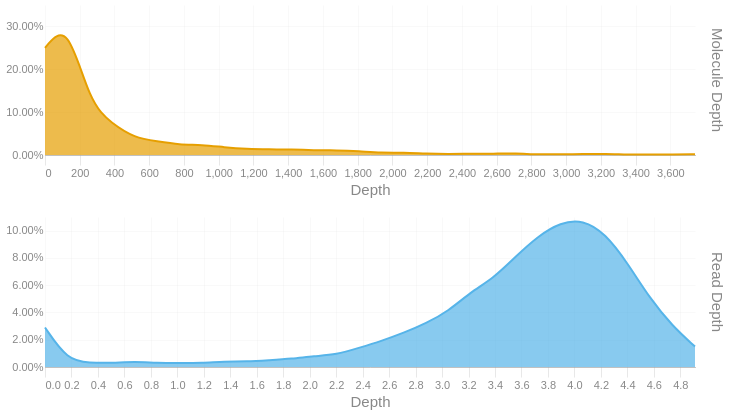

Write notebook code for a chart like this one.
### Code cell
readdep = depth_hist(tb['Read Depth'], q99, 3)
readdep = readdep.with_columns(pl.lit('Read Depth').alias('Metric'))
if not SKIPLR:
    moldep = depth_hist(tb['Molecule Depth'], mol_q99, 1)
    moldep = moldep.with_columns(pl.lit('Molecule Depth').alias('Metric'))
    _hist = pl.concat([readdep, moldep])
    _hist = _hist.filter(pl.col('Proportion') != 0)
    with SafeRender(_hist):
        (
            alt.Chart(_hist)        
            .mark_area(interpolate = "basis")
            .encode(
                x=alt.X('Bin:Q').scale(domainMin=0).axis(alt.Axis(title='Depth')),
                y = alt.Y('Proportion:Q', title = None).axis(format = '.2%'),
                color = alt.Color('Metric:N').legend(None),
                row = alt.Row("Metric:N").header(title = None, labelOrient = 'right'),
                tooltip = [
                    alt.Tooltip("Metric:N", title = "Metric"),
                    alt.Tooltip('Interval:N', title = "Depth Interval"),
                    alt.Tooltip('Proportion:Q', title = "% Alignments").format('.2%')
                ]
            )
            .resolve_scale(x='independent', y='independent')
            .properties(
                height = 150, width = 650,
                usermeta={'embedOptions': {'downloadFileName': f'{samplename}.depth.hist'}}
            )
        ).display()
else:
    readdep = readdep.filter(pl.col('Proportion') != 0)
    with SafeRender(readdep):
        (
            alt.Chart(readdep)        
            .mark_area(interpolate = "basis")
            .encode(
                x=alt.X('Bin:Q').scale(domainMin=0).axis(alt.Axis(title='Depth')),
                y = alt.Y('Proportion:Q', title = None).axis(format = '.2%'),
                tooltip = [
                    alt.Tooltip('Interval:N', title = "Depth Interval"),
                    alt.Tooltip('Proportion:Q', title = "% Alignments").format('.2%')
                ]
            )
            .properties(
                usermeta={'embedOptions': {'downloadFileName': f'{samplename}.depth.hist'}}
            )
        ).display()

### Figure 1 — Vega-Lite specification as saved in the notebook (floating-point values rounded to 4 significant figures)
{"width": 650, "height": 150, "config": {"title": {"anchor": "start", "dy": -15, "fontSize": 18, "color": "#888888", "subtitleColor": "#888888", "subtitleFontSize": 14}, "arc": {"fill": "#0072B2"}, "axis": {"domainColor": "#888888", "domainWidth": 0.5, "gridWidth": 0.2, "grid": false, "titleFontWeight": 400, "titleFontSize": 15, "labelFontSize": 11, "labelColor": "#888888", "tickColor": "#888888", "tickWidth": 0.2, "titleColor": "#888888"}, "axisBand": {"grid": false}, "axisX": {"grid": true, "tickSize": 10, "domainCap": "round"}, "axisY": {"domain": false, "grid": true, "tickSize": 0, "domainCap": "round"}, "background": "transparent", "header": {"labelFontSize": 15, "labelColor": "#888888", "titleFontSize": 15, "titleFontWeight": 600, "titleColor": "#888888"}, "legend": {"labelFont": "sans-serif", "labelFontSize": 12, "labelColor": "#888888", "symbolSize": 100, "symbolType": "circle", "titleFontSize": 12, "titlePadding": 10, "titleColor": "#888888", "title": null}, "range": {"category": ["#E69F00", "#56B4E9", "#009E73", "#F0E442", "#0072B2", "#D55E00", "#CC79A7", "#000000"], "diverging": ["#cfe8f3", "#a2d4ec", "#73bfe2", "#46abdb", "#1696d2", "#12719e"]}, "area": {"fill": "#0072B2", "fillOpacity": 0.7, "line": true, "strokeOpacity": 0.7}, "line": {"color": "#0072B2", "stroke": "#0072B2", "strokeWidth": 2}, "trail": {"color": "#0072B2", "stroke": "#0072B2", "strokeWidth": 0, "size": 1}, "point": {"filled": true, "fillOpacity": 1.0, "size": 95}, "text": {"color": "#888888", "fontSize": 11, "align": "right", "fontWeight": 400, "size": 11}, "bar": {"fill": "#0072B2", "stroke": null}, "view": {"stroke": null, "continuousWidth": 660, "continuousHeight": 400}}, "data": {"name": "data-401cb7f6e0e74a6f9a5a4ee14cd81324"}, "mark": {"type": "area", "interpolate": "basis"}, "encoding": {"color": {"field": "Metric", "legend": null, "type": "nominal"}, "row": {"field": "Metric", "header": {"title": null, "labelOrient": "right"}, "type": "nominal"}, "tooltip": [{"field": "Metric", "title": "Metric", "type": "nominal"}, {"field": "Interval", "title": "Depth Interval", "type": "nominal"}, {"field": "Proportion", "format": ".2%", "title": "% Alignments", "type": "quantitative"}], "x": {"axis": {"title": "Depth"}, "field": "Bin", "scale": {"domainMin": 0}, "type": "quantitative"}, "y": {"axis": {"format": ".2%"}, "field": "Proportion", "title": null, "type": "quantitative"}}, "resolve": {"scale": {"x": "independent", "y": "independent"}}, "usermeta": {"embedOptions": {"downloadFileName": "S3_Cooper_1782.depth.hist"}}, "$schema": "https://vega.github.io/schema/vega-lite/v6.1.0.json", "datasets": {"data-401cb7f6e0e74a6f9a5a4ee14cd81324": [{"Bin": 0.0, "Interval": "0.0-0.169", "Proportion": 0.029, "Metric": "Read Depth"}, {"Bin": 0.169, "Interval": "0.169-0.339", "Proportion": 0.005, "Metric": "Read Depth"}, {"Bin": 0.339, "Interval": "0.339-0.508", "Proportion": 0.003, "Metric": "Read Depth"}, {"Bin": 0.508, "Interval": "0.508-0.677", "Proportion": 0.003, "Metric": "Read Depth"}, {"Bin": 0.677, "Interval": "0.677-0.847", "Proportion": 0.004, "Metric": "Read Depth"}, {"Bin": 0.847, "Interval": "0.847-1.016", "Proportion": 0.003, "Metric": "Read Depth"}, {"Bin": 1.016, "Interval": "1.016-1.185", "Proportion": 0.003, "Metric": "Read Depth"}, {"Bin": 1.185, "Interval": "1.185-1.355", "Proportion": 0.003, "Metric": "Read Depth"}, {"Bin": 1.355, "Interval": "1.355-1.524", "Proportion": 0.004, "Metric": "Read Depth"}, {"Bin": 1.524, "Interval": "1.524-1.693", "Proportion": 0.004, "Metric": "Read Depth"}, {"Bin": 1.693, "Interval": "1.693-1.863", "Proportion": 0.005, "Metric": "Read Depth"}, {"Bin": 1.863, "Interval": "1.863-2.032", "Proportion": 0.006, "Metric": "Read Depth"}, {"Bin": 2.032, "Interval": "2.032-2.201", "Proportion": 0.008, "Metric": "Read Depth"}, {"Bin": 2.201, "Interval": "2.201-2.371", "Proportion": 0.009, "Metric": "Read Depth"}, {"Bin": 2.371, "Interval": "2.371-2.54", "Proportion": 0.014, "Metric": "Read Depth"}, {"Bin": 2.54, "Interval": "2.54-2.709", "Proportion": 0.019, "Metric": "Read Depth"}, {"Bin": 2.709, "Interval": "2.709-2.879", "Proportion": 0.025, "Metric": "Read Depth"}, {"Bin": 2.879, "Interval": "2.879-3.048", "Proportion": 0.032, "Metric": "Read Depth"}, {"Bin": 3.048, "Interval": "3.048-3.217", "Proportion": 0.041, "Metric": "Read Depth"}, {"Bin": 3.217, "Interval": "3.217-3.387", "Proportion": 0.055, "Metric": "Read Depth"}, {"Bin": 3.387, "Interval": "3.387-3.556", "Proportion": 0.065, "Metric": "Read Depth"}, {"Bin": 3.556, "Interval": "3.556-3.725", "Proportion": 0.081, "Metric": "Read Depth"}, {"Bin": 3.725, "Interval": "3.725-3.895", "Proportion": 0.096, "Metric": "Read Depth"}, {"Bin": 3.895, "Interval": "3.895-4.064", "Proportion": 0.106, "Metric": "Read Depth"}, {"Bin": 4.064, "Interval": "4.064-4.233", "Proportion": 0.108, "Metric": "Read Depth"}, {"Bin": 4.233, "Interval": "4.233-4.403", "Proportion": 0.098, "Metric": "Read Depth"}, {"Bin": 4.403, "Interval": "4.403-4.572", "Proportion": 0.076, "Metric": "Read Depth"}, {"Bin": 4.572, "Interval": "4.572-4.741", "Proportion": 0.05, "Metric": "Read Depth"}, {"Bin": 4.741, "Interval": "4.741-4.911", "Proportion": 0.03, "Metric": "Read Depth"}, {"Bin": 4.911, "Interval": "4.911-5.08", "Proportion": 0.015, "Metric": "Read Depth"}, {"Bin": 0.0, "Interval": "0.0-129.0", "Proportion": 0.25, "Metric": "Molecule Depth"}, {"Bin": 129.0, "Interval": "129.0-258.1", "Proportion": 0.312, "Metric": "Molecule Depth"}, {"Bin": 258.1, "Interval": "258.1-387.1", "Proportion": 0.12, "Metric": "Molecule Depth"}, {"Bin": 387.1, "Interval": "387.1-516.1", "Proportion": 0.073, "Metric": "Molecule Depth"}, {"Bin": 516.1, "Interval": "516.1-645.1", "Proportion": 0.04, "Metric": "Molecule Depth"}, {"Bin": 645.1, "Interval": "645.1-774.2", "Proportion": 0.032, "Metric": "Molecule Depth"}, {"Bin": 774.2, "Interval": "774.2-903.2", "Proportion": 0.024, "Metric": "Molecule Depth"}, {"Bin": 903.2, "Interval": "903.2-1032.2", "Proportion": 0.024, "Metric": "Molecule Depth"}, {"Bin": 1032.0, "Interval": "1032.2-1161.3", "Proportion": 0.018, "Metric": "Molecule Depth"}, {"Bin": 1161.0, "Interval": "1161.3-1290.3", "Proportion": 0.014, "Metric": "Molecule Depth"}, {"Bin": 1290.0, "Interval": "1290.3-1419.3", "Proportion": 0.013, "Metric": "Molecule Depth"}, {"Bin": 1419.0, "Interval": "1419.3-1548.4", "Proportion": 0.013, "Metric": "Molecule Depth"}, {"Bin": 1548.0, "Interval": "1548.4-1677.4", "Proportion": 0.011, "Metric": "Molecule Depth"}, {"Bin": 1677.0, "Interval": "1677.4-1806.4", "Proportion": 0.011, "Metric": "Molecule Depth"}, {"Bin": 1806.0, "Interval": "1806.4-1935.4", "Proportion": 0.009, "Metric": "Molecule Depth"}, {"Bin": 1935.0, "Interval": "1935.4-2064.5", "Proportion": 0.005, "Metric": "Molecule Depth"}, {"Bin": 2064.0, "Interval": "2064.5-2193.5", "Proportion": 0.006, "Metric": "Molecule Depth"}, {"Bin": 2194.0, "Interval": "2193.5-2322.5", "Proportion": 0.003, "Metric": "Molecule Depth"}, {"Bin": 2322.0, "Interval": "2322.5-2451.6", "Proportion": 0.002, "Metric": "Molecule Depth"}, {"Bin": 2452.0, "Interval": "2451.6-2580.6", "Proportion": 0.003, "Metric": "Molecule Depth"}, {"Bin": 2581.0, "Interval": "2580.6-2709.6", "Proportion": 0.003, "Metric": "Molecule Depth"}, {"Bin": 2710.0, "Interval": "2709.6-2838.7", "Proportion": 0.004, "Metric": "Molecule Depth"}, {"Bin": 2839.0, "Interval": "2838.7-2967.7", "Proportion": 0.001, "Metric": "Molecule Depth"}, {"Bin": 2968.0, "Interval": "2967.7-3096.7", "Proportion": 0.002, "Metric": "Molecule Depth"}, {"Bin": 3097.0, "Interval": "3096.7-3225.7", "Proportion": 0.002, "Metric": "Molecule Depth"}, {"Bin": 3226.0, "Interval": "3225.7-3354.8", "Proportion": 0.003, "Metric": "Molecule Depth"}, {"Bin": 3355.0, "Interval": "3354.8-3483.8", "Proportion": 0.001, "Metric": "Molecule Depth"}, {"Bin": 3484.0, "Interval": "3483.8-3612.8", "Proportion": 0.001, "Metric": "Molecule Depth"}, {"Bin": 3613.0, "Interval": "3612.8-3741.9", "Proportion": 0.001, "Metric": "Molecule Depth"}, {"Bin": 3742.0, "Interval": "3741.9-3870.89", "Proportion": 0.002, "Metric": "Molecule Depth"}]}}
